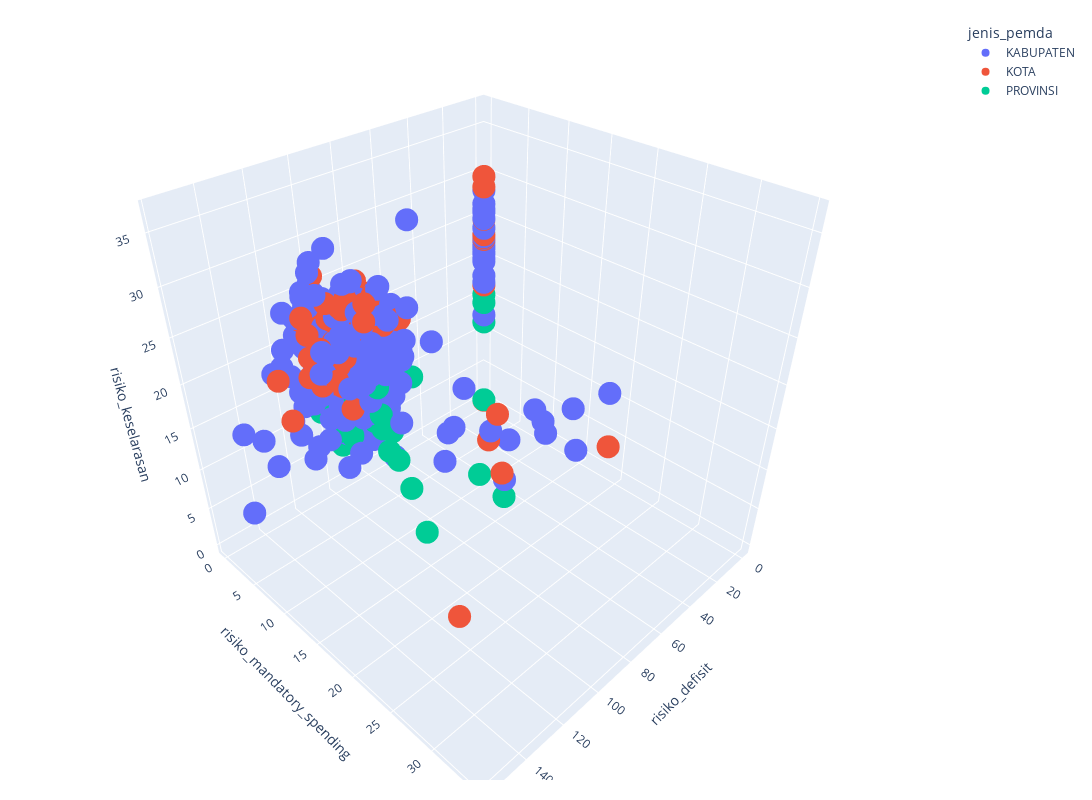

Notebook code for this chart:
### Code cell
fig = px.scatter_3d(df_risiko, x="risiko_defisit", y="risiko_mandatory_spending", z="risiko_keselarasan", color="jenis_pemda", hover_data=["nama_pemda"])
fig.update_layout(autosize=False, height=800, width=1600, margin=dict(l=20, r=20, t=20, b=20))
fig.show()

### Figure 1 — Plotly figure (JSON) as saved in the notebook; plotly's stock layout.template omitted (floating-point values rounded to 4 significant figures; data arrays with more than 128 entries replaced by an {"elided": "..."} marker saying what was removed)
{"data": [{"customdata": {"elided": "410x1 str values"}, "hovertemplate": "jenis_pemda=KABUPATEN<br>risiko_defisit=%{x}<br>risiko_mandatory_spending=%{y}<br>risiko_keselarasan=%{z}<br>nama_pemda=%{customdata[0]}<extra></extra>", "legendgroup": "KABUPATEN", "marker": {"color": "#636efa", "symbol": "circle"}, "mode": "markers", "name": "KABUPATEN", "scene": "scene", "showlegend": true, "type": "scatter3d", "x": {"elided": "410 float values"}, "y": {"elided": "410 float values"}, "z": {"elided": "410 float values"}}, {"customdata": [["KAB. KOTABARU"], ["KAB. KOTAWARINGIN BARAT"], ["KAB. KOTAWARINGIN TIMUR"], ["KAB. LIMAPULUH KOTA"], ["KOTA AMBON"], ["KOTA BALIKPAPAN"], ["KOTA BANDA ACEH"], ["KOTA BANDAR LAMPUNG"], ["KOTA BANDUNG"], ["KOTA BANJAR"], ["KOTA BANJARBARU"], ["KOTA BANJARMASIN"], ["KOTA BATAM"], ["KOTA BATU"], ["KOTA BAUBAU"], ["KOTA BEKASI"], ["KOTA BENGKULU"], ["KOTA BIMA"], ["KOTA BINJAI"], ["KOTA BITUNG"], ["KOTA BLITAR"], ["KOTA BOGOR"], ["KOTA BONTANG"], ["KOTA BUKIT TINGGI"], ["KOTA CILEGON"], ["KOTA CIMAHI"], ["KOTA CIREBON"], ["KOTA DENPASAR"], ["KOTA DEPOK"], ["KOTA DUMAI"], ["KOTA GORONTALO"], ["KOTA GUNUNGSITOLI"], ["KOTA JAMBI"], ["KOTA JAYAPURA"], ["KOTA KEDIRI"], ["KOTA KENDARI"], ["KOTA KOTAMOBAGU"], ["KOTA KUPANG"], ["KOTA LANGSA"], ["KOTA LHOKSEUMAWE"], ["KOTA LUBUK LINGGAU"], ["KOTA MADIUN"], ["KOTA MAGELANG"], ["KOTA MAKASSAR"], ["KOTA MALANG"], ["KOTA MANADO"], ["KOTA MATARAM"], ["KOTA MEDAN"], ["KOTA METRO"], ["KOTA MOJOKERTO"], ["KOTA PADANG"], ["KOTA PADANG PANJANG"], ["KOTA PADANG SIDEMPUAN"], ["KOTA PAGAR ALAM"], ["KOTA PALANGKARAYA"], ["KOTA PALEMBANG"], ["KOTA PALOPO"], ["KOTA PALU"], ["KOTA PANGKAL PINANG"], ["KOTA PARE-PARE"], ["KOTA PARIAMAN"], ["KOTA PASURUAN"], ["KOTA PAYAKUMBUH"], ["KOTA PEKALONGAN"], ["KOTA PEKANBARU"], ["KOTA PEMATANG SIANTAR"], ["KOTA PONTIANAK"], ["KOTA PRABUMULIH"], ["KOTA PROBOLINGGO"], ["KOTA SABANG"], ["KOTA SALATIGA"], ["KOTA SAMARINDA"], ["KOTA SAWAHLUNTO"], ["KOTA SEMARANG"], ["KOTA SERANG"], ["KOTA SIBOLGA"], ["KOTA SINGKAWANG"], ["KOTA SOLOK"], ["KOTA SORONG"], ["KOTA SUBULUSSALAM"], ["KOTA SUKABUMI"], ["KOTA SUNGAI PENUH"], ["KOTA SURABAYA"], ["KOTA SURAKARTA"], ["KOTA TANGERANG"], ["KOTA TANGERANG SELATAN"], ["KOTA TANJUNG BALAI"], ["KOTA TANJUNG PINANG"], ["KOTA TARAKAN"], ["KOTA TASIKMALAYA"], ["KOTA TEBING TINGGI"], ["KOTA TEGAL"], ["KOTA TERNATE"], ["KOTA TIDORE KEPULAUAN"], ["KOTA TOMOHON"], ["KOTA TUAL"], ["KOTA YOGYAKARTA"]], "hovertemplate": "jenis_pemda=KOTA<br>risiko_defisit=%{x}<br>risiko_mandatory_spending=%{y}<br>risiko_keselarasan=%{z}<br>nama_pemda=%{customdata[0]}<extra></extra>", "legendgroup": "KOTA", "marker": {"color": "#EF553B", "symbol": "circle"}, "mode": "markers", "name": "KOTA", "scene": "scene", "showlegend": true, "type": "scatter3d", "x": [105.6, 97.71, 103.4, 102.1, 100.2, 106.1, 100.3, 0, 100.8, 105.1, 101.3, 115.4, 102.7, 121.2, 122.5, 0, 93.5, 101.7, 99.7, 100.3, 116.5, 108.3, 114.1, 117.4, 124.8, 115.7, 0, 0, 114.1, 112.1, 127.2, 104.1, 104.9, 101.6, 123.4, 118.7, 103.3, 101.9, 100.3, 104.1, 0, 117.8, 109.5, 118.1, 106.9, 118.0, 100.9, 104.7, 103.9, 136.2, 0, 0, 112.6, 104.4, 108.9, 99.19, 102.5, 118.8, 103.8, 101.9, 104.9, 127.0, 108.1, 0, 0, 106.8, 0, 113.4, 117.7, 122.6, 104.5, 111.3, 0, 103.9, 111.3, 115.0, 92.61, 137.4, 84.41, 0, 101.8, 106.0, 0, 0, 110.2, 105.6, 100.2, 109.1, 105.9, 105.0, 100.2, 107.3, 100, 107.6, 112.3, 0, 105.2], "y": [6.875, 0, 8.975, 5.627, 6.376, 24.06, 10.19, 0, 8.875, 4.921, 10.77, 9.063, 8.183, 6.796, 7.844, 0, 6.586, 9.501, 0, 7.998, 8.58, 25.45, 5.153, 8.706, 6.889, 12.23, 0, 0, 22.24, 5.864, 7.417, 6.751, 8.792, 8.623, 6.459, 7.924, 10.07, 7.246, 12.36, 7.185, 0, 7.382, 6.044, 10.31, 10.47, 7.073, 6.86, 7.786, 6.023, 7.012, 0, 0, 6.123, 9.656, 6.832, 7.375, 10.88, 5.811, 9.483, 12.92, 5.662, 9.141, 6.938, 0, 0, 7.185, 0, 2.298, 27.98, 9.951, 6.5, 6.927, 0, 6.897, 6.4, 6.252, 33.14, 6.061, 0, 0, 6.288, 8.438, 0, 0, 9.961, 6.95, 6.765, 10.45, 7.13, 6.825, 7.61, 6.852, 5.888, 0, 6.569, 0, 0], "z": [21.23, 20.96, 21.03, 27.61, 22.91, 21.19, 20.06, 22.17, 24.86, 24.09, 24.0, 22.89, 22.61, 20.27, 24.0, 24.61, 26.49, 28.19, 26.17, 25.79, 19.74, 24.8, 21.54, 22.1, 22.88, 28.06, 29.59, 0, 0, 26.81, 21.3, 21.92, 22.61, 22.99, 24.89, 22.3, 23.57, 24.3, 26.82, 21.97, 28.39, 22.0, 23.04, 18.31, 24.69, 19.27, 22.89, 18.62, 20.74, 17.36, 0, 22.75, 25.4, 24.08, 26.52, 23.64, 25.84, 21.4, 26.28, 27.34, 25.39, 21.26, 26.24, 22.41, 0.02795, 27.34, 0, 23.88, 21.72, 21.7, 22.28, 20.34, 0, 18.87, 25.14, 22.08, 24.06, 21.38, 19.45, 16.66, 22.09, 24.61, 0, 0, 20.02, 16.1, 28.4, 28.42, 22.68, 27.13, 25.99, 21.22, 25.54, 22.07, 23.13, 16.4, 22.06]}, {"customdata": [["PROVINSI ACEH"], ["PROVINSI BALI"], ["PROVINSI BANGKA BELITUNG"], ["PROVINSI BANTEN"], ["PROVINSI BENGKULU"], ["PROVINSI DI YOGYAKARTA"], ["PROVINSI DKI JAKARTA"], ["PROVINSI GORONTALO"], ["PROVINSI JAMBI"], ["PROVINSI JAWA BARAT"], ["PROVINSI JAWA TENGAH"], ["PROVINSI JAWA TIMUR"], ["PROVINSI KALIMANTAN BARAT"], ["PROVINSI KALIMANTAN SELATAN"], ["PROVINSI KALIMANTAN TENGAH"], ["PROVINSI KALIMANTAN TIMUR"], ["PROVINSI KALIMANTAN UTARA"], ["PROVINSI KEPULAUAN RIAU"], ["PROVINSI LAMPUNG"], ["PROVINSI MALUKU"], ["PROVINSI MALUKU UTARA"], ["PROVINSI NUSA TENGGARA BARAT"], ["PROVINSI NUSA TENGGARA TIMUR"], ["PROVINSI PAPUA"], ["PROVINSI PAPUA BARAT"], ["PROVINSI RIAU"], ["PROVINSI SULAWESI BARAT"], ["PROVINSI SULAWESI SELATAN"], ["PROVINSI SULAWESI TENGAH"], ["PROVINSI SULAWESI TENGGARA"], ["PROVINSI SULAWESI UTARA"], ["PROVINSI SUMATERA BARAT"], ["PROVINSI SUMATERA SELATAN"], ["PROVINSI SUMATERA UTARA"]], "hovertemplate": "jenis_pemda=PROVINSI<br>risiko_defisit=%{x}<br>risiko_mandatory_spending=%{y}<br>risiko_keselarasan=%{z}<br>nama_pemda=%{customdata[0]}<extra></extra>", "legendgroup": "PROVINSI", "marker": {"color": "#00cc96", "symbol": "circle"}, "mode": "markers", "name": "PROVINSI", "scene": "scene", "showlegend": true, "type": "scatter3d", "x": [121.1, 121.0, 107.9, 0, 102.9, 107.4, 99.21, 98.99, 113.8, 99.95, 0, 106.6, 105.4, 99.44, 100.5, 105.9, 112.1, 111.2, 0, 107.7, 103.8, 110.4, 108.4, 109.8, 107.4, 0, 110.3, 98.77, 109.0, 124.1, 95.44, 104.7, 98.63, 105.3], "y": [20.15, 18.43, 6.975, 0, 7.928, 12.51, 21.51, 9.438, 6.051, 11.05, 0, 8.812, 10.6, 24.4, 5.429, 5.984, 5.629, 6.332, 0, 10.58, 10.86, 11.98, 11.18, 2.514, 4.696, 0, 8.359, 7.409, 6.891, 9.97, 12.34, 7.055, 5.876, 9.491], "z": [10.52, 14.5, 20.55, 11.45, 23.29, 15.63, 14.99, 20.18, 19.05, 10.36, 14.08, 15.17, 14.63, 14.33, 14.81, 11.22, 18.23, 14.55, 15.16, 19.28, 11.89, 17.64, 20.0, 12.72, 9.485, 0.0751, 17.5, 18.09, 18.01, 16.34, 20.32, 19.17, 14.46, 14.88]}], "layout": {"autosize": false, "height": 800, "legend": {"title": {"text": "jenis_pemda"}, "tracegroupgap": 0}, "margin": {"b": 20, "l": 20, "r": 20, "t": 20}, "scene": {"domain": {"x": [0, 1], "y": [0, 1]}, "xaxis": {"title": {"text": "risiko_defisit"}}, "yaxis": {"title": {"text": "risiko_mandatory_spending"}}, "zaxis": {"title": {"text": "risiko_keselarasan"}}}, "width": 1600}}
